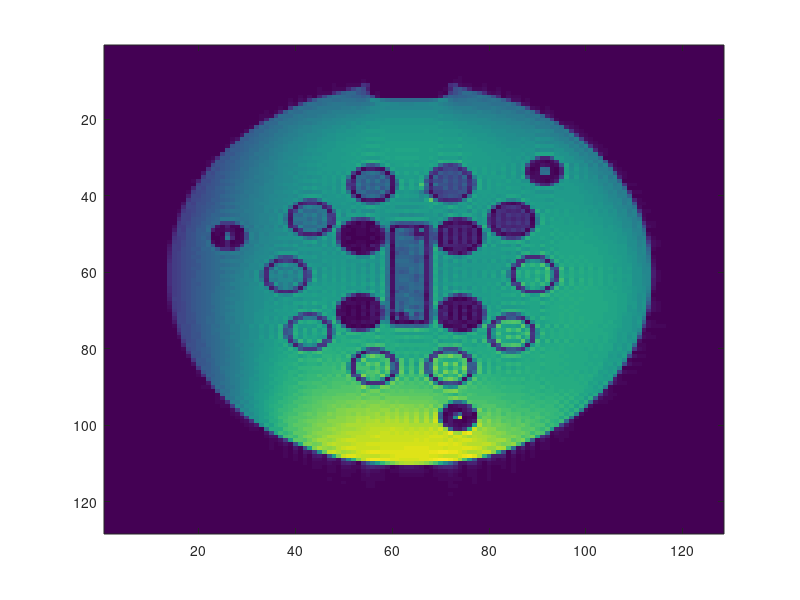

MATLAB code to generate this figure: (Note: this script raises an error after producing the figure.)
clc;clear 
%% T2 Mapping Script 
% Gehua Tong
% Modified from Enlin Qian's script, Aug 2020
%% Read in files
addpath(genpath('.'))
load('VTE_t2_mapping_images_final.mat')

TE = 7*(1:23)./1000;
TE = TE(4:end); % Removing the first 3 TE values for better overall fit
TR = 4.5.*ones(size(TE));
size_img = 128;
image_data_final = mat2gray(im(:,:,4:end)); % Removing the first 3 TEs again  
%image_data_final = image_data_final./1000; % for better curve fitting
%% Define mask
imagesc(squeeze(abs(image_data_final(:,:,3))))
addToolbarExplorationButtons(gcf)
axis equal tight
colormap gray
CircleStruc = drawcircle;
mask = createMask(CircleStruc);
close
image_data_final = image_data_final.*mask;
%% curve fitting for each pixel
T2_map = zeros(size_img, size_img);
for n1 = 1:size_img
    for n2 = 1:size_img
       if nnz(image_data_final(n1,n2,:))== 20
            y_data = squeeze(image_data_final(n1, n2, :));
            [fitresult, gof] = createFitT2(TE, y_data);
            T2_map(n1, n2) = fitresult.b;
            disp ((n1-1)*141+n2)
       end
    end
end
%% Display
imagesc(T2_map);colormap hot; axis equal tight;caxis([0, 1.5]);
addToolbarExplorationButtons(gcf);colorbar
title('T2 map')